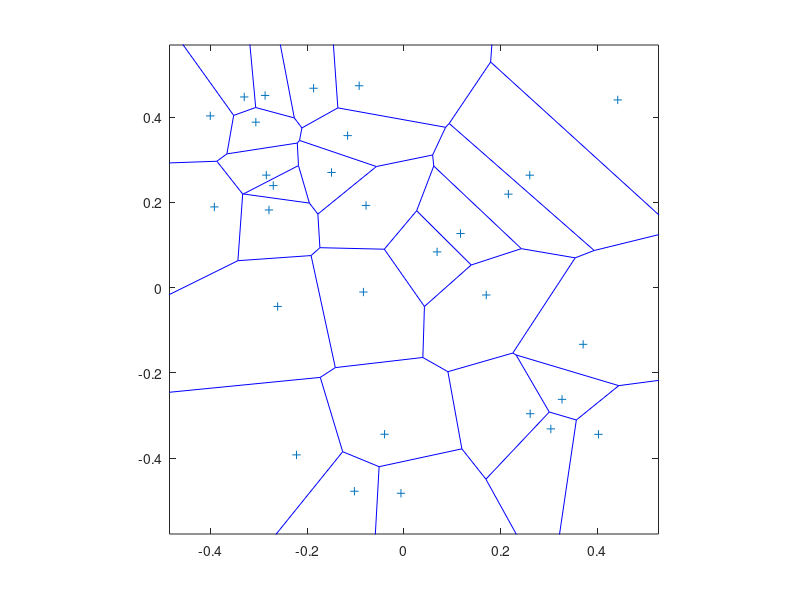

Write MATLAB code to recreate this figure. (Note: this script raises an error after producing the figure.)
clf
rand('state',111)
n = 30;
a = rand(n,1)-0.5;
b = rand(n,1)-0.5;
t = delaunay(a,b);
t = [t t(:,1)];
voronoi(a,b)
hold on
axis square
fill(a(t(10,:)),b(T(10,:)),'y');
voronoi(a,b)
